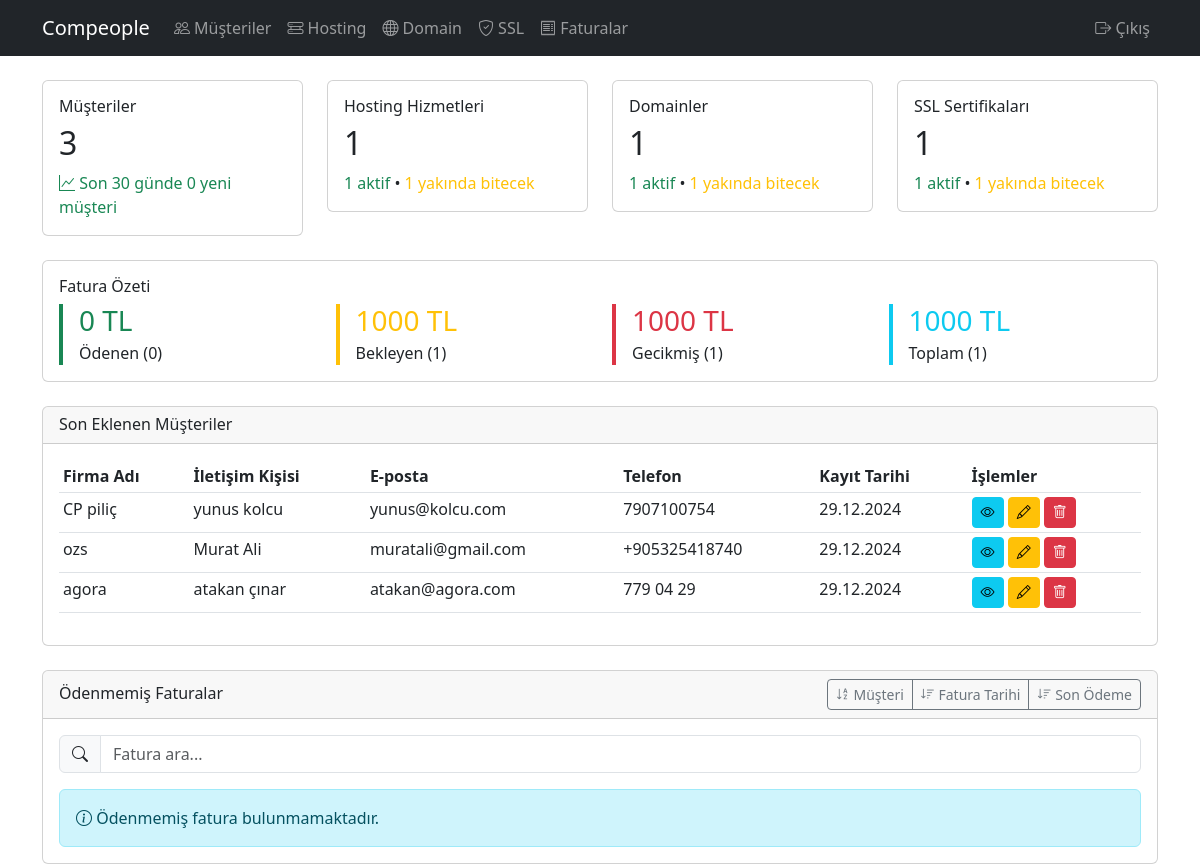
The app's page / (signed in) with its own data.
### customers/models.py (models this page shows, shortened)
class Customer(models.Model):
    company_name = models.CharField(max_length=200, verbose_name='Firma Adı')
    contact_name = models.CharField(max_length=200, verbose_name='İletişim Kişisi')
    email = models.EmailField(verbose_name='E-posta')
    email2 = models.EmailField(verbose_name='E-posta 2', blank=True, null=True)
    email3 = models.EmailField(verbose_name='E-posta 3', blank=True, null=True)
    phone = models.CharField(max_length=20, verbose_name='Telefon')
    address = models.TextField(verbose_name='Adres', blank=True, null=True)
    tax_office = models.CharField(max_length=200, verbose_name='Vergi Dairesi', blank=True, null=True)
    tax_number = models.CharField(max_length=50, verbose_name='Vergi Numarası', blank=True, null=True)
    registration_date = models.DateField(verbose_name='Kayıt Tarihi')
    notes = models.TextField(blank=True, null=True, verbose_name='Notlar')
    created_at = models.DateTimeField(default=timezone.now, verbose_name='Oluşturulma Tarihi')
    class Meta:
        verbose_name = 'Müşteri'
        verbose_name_plural = 'Müşteriler'

### customers/views.py (the view)
# urls.py: path('', views.dashboard, name='dashboard'),
@login_required
def dashboard(request):
    thirty_days_ago = timezone.now() - timedelta(days=30)
    customer_stats = {
        'total': Customer.objects.count(),
        'new': Customer.objects.filter(created_at__gte=thirty_days_ago).count(),
    }
    hosting_stats = {
        'total': HostingService.objects.count(),
        'active': HostingService.objects.filter(status='active').count(),
        'suspended': HostingService.objects.filter(status='suspended').count(),
        'expired': HostingService.objects.filter(status='expired').count(),
        'expiring_soon': HostingService.objects.filter(
            status='active',
            expiration_date__lte=timezone.now() + timedelta(days=30)
        ).count(),
    }
    domain_stats = {
        'total': Domain.objects.count(),
        'active': Domain.objects.filter(is_active=True).count(),
        'expired': Domain.objects.filter(
            expiration_date__lt=timezone.now()
        ).count(),
        'expiring_soon': Domain.objects.filter(
            is_active=True,
            expiration_date__lte=timezone.now() + timedelta(days=30)
        ).count(),
    }
    ssl_stats = {
        'total': SSLCertificate.objects.count(),
        'active': SSLCertificate.objects.filter(is_active=True).count(),
        'expired': SSLCertificate.objects.filter(
            expiration_date__lt=timezone.now()
        ).count(),
        'expiring_soon': SSLCertificate.objects.filter(
            is_active=True,
            expiration_date__lte=timezone.now() + timedelta(days=30)
        ).count(),
    }
    invoice_stats = {
        'total': Invoice.objects.aggregate(
            count=Count('id'),
            amount=Sum('amount')
        ),
        'paid': Invoice.objects.filter(payment_status='paid').aggregate(
            count=Count('id'),
            amount=Sum('amount')
        ),
        'pending': Invoice.objects.filter(payment_status='pending').aggregate(
            count=Count('id'),
            amount=Sum('amount')
        ),
        'overdue': Invoice.objects.filter(
            payment_status='pending',
            due_date__lt=timezone.now()
        ).aggregate(
            count=Count('id'),
            amount=Sum('amount')
        ),
    }
    recent_customers = Customer.objects.order_by('-created_at')[:5]
    expiring_services = {
        'hosting': HostingService.objects.filter(
            status='active',
            expiration_date__lte=timezone.now() + timedelta(days=30)
        ).order_by('expiration_date')[:5],
        'domains': Domain.objects.filter(
            is_active=True,
            expiration_date__lte=timezone.now() + timedelta(days=30)
        ).order_by('expiration_date')[:5],
        'ssl': SSLCertificate.objects.filter(
            is_active=True,
            expiration_date__lte=timezone.now() + timedelta(days=30)
        ).order_by('expiration_date')[:5],
    }
    pending_invoices = Invoice.objects.filter(
        payment_status='pending'
    ).order_by('due_date')[:5]
    context = {
        'customer_stats': customer_stats,
        'hosting_stats': hosting_stats,
        'domain_stats': domain_stats,
        'ssl_stats': ssl_stats,
        'invoice_stats': invoice_stats,
        'recent_customers': recent_customers,
        'expiring_services': expiring_services,
        'pending_invoices': pending_invoices,
    }
    return render(request, 'customers/dashboard.html', context)

### customers/templates/customers/dashboard.html (shortened to what this page needs)
{% extends 'customers/base.html' %}
{% block content %}
<div class="row">
    <div class="col-md-3 mb-4">
        <div class="card">
            <div class="card-body">
                <h6 class="card-title">Müşteriler</h6>
                <h2 class="mb-2">{{ customer_stats.total }}</h2>
                <p class="mb-0 text-success">
                    <i class="bi bi-graph-up"></i>
                    Son 30 günde {{ customer_stats.new }} yeni müşteri
                </p>
            </div>
        </div>
    </div>
    <div class="col-md-3 mb-4">
        <div class="card">
            <div class="card-body">
                <h6 class="card-title">Hosting Hizmetleri</h6>
                <h2 class="mb-2">{{ hosting_stats.total }}</h2>
                <p class="mb-0">
                    <span class="text-success">{{ hosting_stats.active }} aktif</span> •
                    <span class="text-warning">{{ hosting_stats.expiring_soon }} yakında bitecek</span>
                </p>
            </div>
        </div>
    </div>
    <div class="col-md-3 mb-4">
        <div class="card">
            <div class="card-body">
                <h6 class="card-title">Domainler</h6>
                <h2 class="mb-2">{{ domain_stats.total }}</h2>
                <p class="mb-0">
                    <span class="text-success">{{ domain_stats.active }} aktif</span> •
                    <span class="text-warning">{{ domain_stats.expiring_soon }} yakında bitecek</span>
                </p>
            </div>
        </div>
    </div>
    <div class="col-md-3 mb-4">
        <div class="card">
            <div class="card-body">
                <h6 class="card-title">SSL Sertifikaları</h6>
                <h2 class="mb-2">{{ ssl_stats.total }}</h2>
                <p class="mb-0">
                    <span class="text-success">{{ ssl_stats.active }} aktif</span> •
                    <span class="text-warning">{{ ssl_stats.expiring_soon }} yakında bitecek</span>
                </p>
            </div>
        </div>
    </div>
</div>
<div class="row">
    <div class="col-md-12 mb-4">
        <div class="card">
            <div class="card-body">
                <h6 class="card-title">Fatura Özeti</h6>
                <div class="row">
                    <div class="col-md-3">
                        <div class="border-start border-success border-4 ps-3">
                            <h3 class="text-success mb-1">{{ invoice_stats.paid.amount|default:0 }} TL</h3>
                            <p class="mb-0">Ödenen ({{ invoice_stats.paid.count|default:0 }})</p>
                        </div>
                    </div>
                    <div class="col-md-3">
                        <div class="border-start border-warning border-4 ps-3">
                            <h3 class="text-warning mb-1">{{ invoice_stats.pending.amount|default:0 }} TL</h3>
                            <p class="mb-0">Bekleyen ({{ invoice_stats.pending.count|default:0 }})</p>
                        </div>
                    </div>
                    <div class="col-md-3">
                        <div class="border-start border-danger border-4 ps-3">
                            <h3 class="text-danger mb-1">{{ invoice_stats.overdue.amount|default:0 }} TL</h3>
                            <p class="mb-0">Gecikmiş ({{ invoice_stats.overdue.count|default:0 }})</p>
                        </div>
                    </div>
                    <div class="col-md-3">
                        <div class="border-start border-info border-4 ps-3">
                            <h3 class="text-info mb-1">{{ invoice_stats.total.amount|default:0 }} TL</h3>
                            <p class="mb-0">Toplam ({{ invoice_stats.total.count|default:0 }})</p>
                        </div>
                    </div>
                </div>
            </div>
        </div>
    </div>
</div>
<div class="row mb-4">
    <div class="col-12">
        <div class="card">
            <div class="card-header">
                <h6 class="card-title mb-0">Son Eklenen Müşteriler</h6>
            </div>
            <div class="card-body">
                {% if recent_customers %}
                <div class="table-responsive">
                    <table class="table table-sm">
                        <thead>
                            <tr>
                                <th>Firma Adı</th>
                                <th>İletişim Kişisi</th>
                                <th>E-posta</th>
                                <th>Telefon</th>
                                <th>Kayıt Tarihi</th>
                                <th>İşlemler</th>
                            </tr>
                        </thead>
                        <tbody>
                            {% for customer in recent_customers %}
                            <tr>
                                <td>{{ customer.company_name }}</td>
                                <td>{{ customer.contact_name }}</td>
                                <td>{{ customer.email }}</td>
                                <td>{{ customer.phone }}</td>
                                <td>{{ customer.registration_date|date:"d.m.Y" }}</td>
                                <td>
                                    <a href="{% url 'customers:customer-detail' customer.pk %}" class="btn btn-sm btn-info">
                                        <i class="bi bi-eye"></i>
                                    </a>
                                    <a href="{% url 'customers:customer-edit' customer.pk %}" class="btn btn-sm btn-warning">
                                        <i class="bi bi-pencil"></i>
                                    </a>
                                    <a href="{% url 'customers:customer-delete' customer.pk %}" class="btn btn-sm btn-danger">
                                        <i class="bi bi-trash"></i>
                                    </a>
                                </td>
                            </tr>
                            {% endfor %}
                        </tbody>
                    </table>
                </div>
                {% else %}
                <div class="alert alert-info mb-0">
                    <i class="bi bi-info-circle"></i> Henüz müşteri kaydı bulunmamaktadır.
                </div>
                {% endif %}
            </div>
        </div>
    </div>
</div>
<div class="row">
    <div class="col-12">
        <div class="card">
            <div class="card-header d-flex justify-content-between align-items-center">
                <h6 class="card-title mb-0">Ödenmemiş Faturalar</h6>
                <div class="btn-group" role="group">
                    <button type="button" class="btn btn-sm btn-outline-secondary" onclick="sortTable('customer')">
                        <i class="bi bi-sort-alpha-down"></i> Müşteri
                    </button>
                    <button type="button" class="btn btn-sm btn-outline-secondary" onclick="sortTable('issue_date')">
                        <i class="bi bi-sort-down"></i> Fatura Tarihi
                    </button>
                    <button type="button" class="btn btn-sm btn-outline-secondary" onclick="sortTable('due_date')">
                        <i class="bi bi-sort-down"></i> Son Ödeme
                    </button>
                </div>
            </div>
            <div class="card-body">
                <div class="row mb-3">
                    <div class="col">
                        <div class="input-group">
                            <span class="input-group-text">
                                <i class="bi bi-search"></i>
                            </span>
                            <input type="text" id="searchInput" class="form-control" placeholder="Fatura ara...">
                        </div>
                    </div>
                </div>
                {% if unpaid_invoices %}
                <div class="table-responsive">
                    <table class="table table-hover" id="invoiceTable">
                        <thead>
                            <tr>
                                <th>Fatura No</th>
                                <th>Müşteri</th>
                                <th>Tutar</th>
                                <th>Fatura Tarihi</th>
                                <th>Son Ödeme</th>
                                <th>Durum</th>
                                <th>İşlemler</th>
                            </tr>
                        </thead>
                        <tbody>
                            {% for invoice in unpaid_invoices %}
                            <tr>
                                <td>{{ invoice.invoice_number }}</td>
                                <td>{{ invoice.customer.company_name }}</td>
                                <td>{{ invoice.amount }} TL</td>
                                <td>{{ invoice.issue_date|date:"d.m.Y" }}</td>
                                <td>{{ invoice.due_date|date:"d.m.Y" }}</td>
                                <td>
                                    {% if invoice.payment_status == 'paid' %}
                                    <span class="badge bg-success">Ödendi</span>
                                    {% elif invoice.payment_status == 'pending' %}
                                    <span class="badge bg-warning">Beklemede</span>
                                    {% else %}
                                    <span class="badge bg-danger">Gecikmiş</span>
                                    {% endif %}
                                </td>
                                <td>
                                    <a href="{% url 'customers:invoice-detail' invoice.pk %}" class="btn btn-sm btn-info">
                                        <i class="bi bi-eye"></i>
                                    </a>
                                    <a href="{% url 'customers:invoice-edit' invoice.pk %}" class="btn btn-sm btn-warning">
                                        <i class="bi bi-pencil"></i>
                                    </a>
                                    <a href="{% url 'customers:invoice-delete' invoice.pk %}" class="btn btn-sm btn-danger">
                                        <i class="bi bi-trash"></i>
                                    </a>
                                </td>
                            </tr>
                            {% endfor %}
                        </tbody>
                    </table>
                </div>
                {% else %}
                <div class="alert alert-info mb-0">
                    <i class="bi bi-info-circle"></i> Ödenmemiş fatura bulunmamaktadır.
                </div>
                {% endif %}
            </div>
        </div>
    </div>
</div>
{% endblock %}

### records on screen
Customer: company_name "CP piliç", contact_name "yunus kolcu", email "yunus@kolcu.com", phone "7907100754", registration_date "29.12.2024"
Customer: company_name "ozs", contact_name "Murat Ali", email "muratali@gmail.com", phone "+905325418740", registration_date "29.12.2024"
Customer: company_name "agora", contact_name "atakan çınar", email "atakan@agora.com", phone "779 04 29", registration_date "29.12.2024"

### other values on screen
{{ customer_stats.total }} "3"
{{ customer_stats.new }} "0"
{{ hosting_stats.total }} "1"
{{ hosting_stats.active }} "1"
{{ hosting_stats.expiring_soon }} "1"
{{ domain_stats.total }} "1"
{{ domain_stats.active }} "1"
{{ domain_stats.expiring_soon }} "1"
{{ ssl_stats.total }} "1"
{{ ssl_stats.active }} "1"
{{ ssl_stats.expiring_soon }} "1"
{{ invoice_stats.paid.amount|default:0 }} "0"
{{ invoice_stats.paid.count|default:0 }} "0"
{{ invoice_stats.pending.amount|default:0 }} "1000"
{{ invoice_stats.pending.count|default:0 }} "1"
